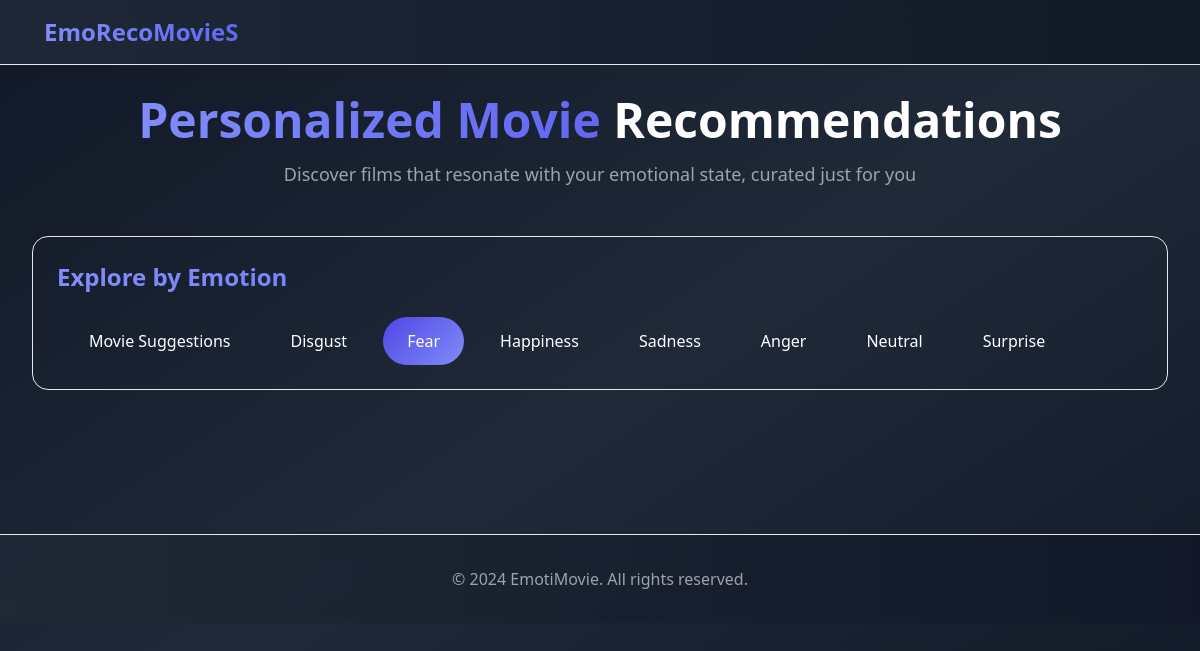
The app's page /movies/?emotion=fear, older data.
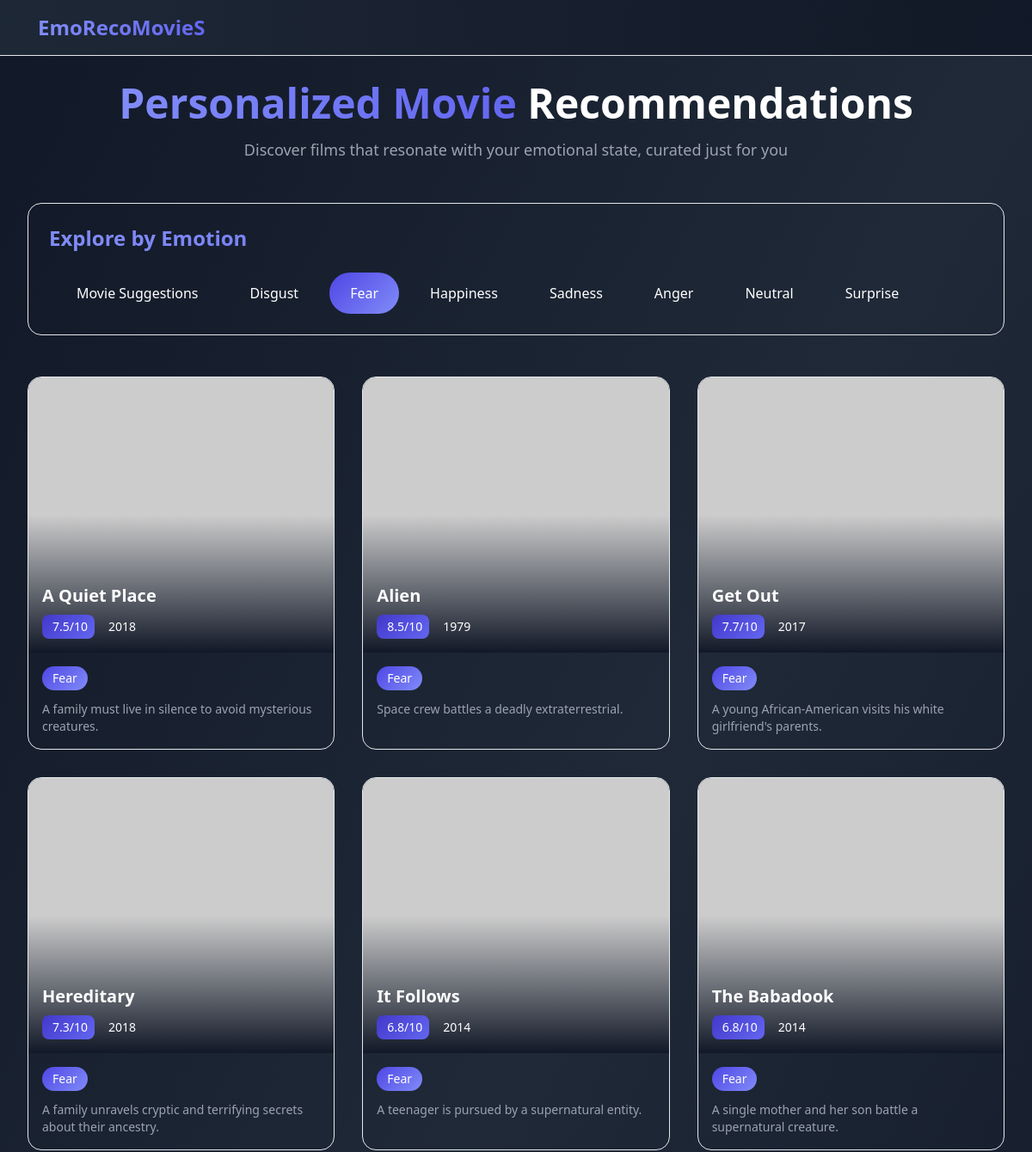
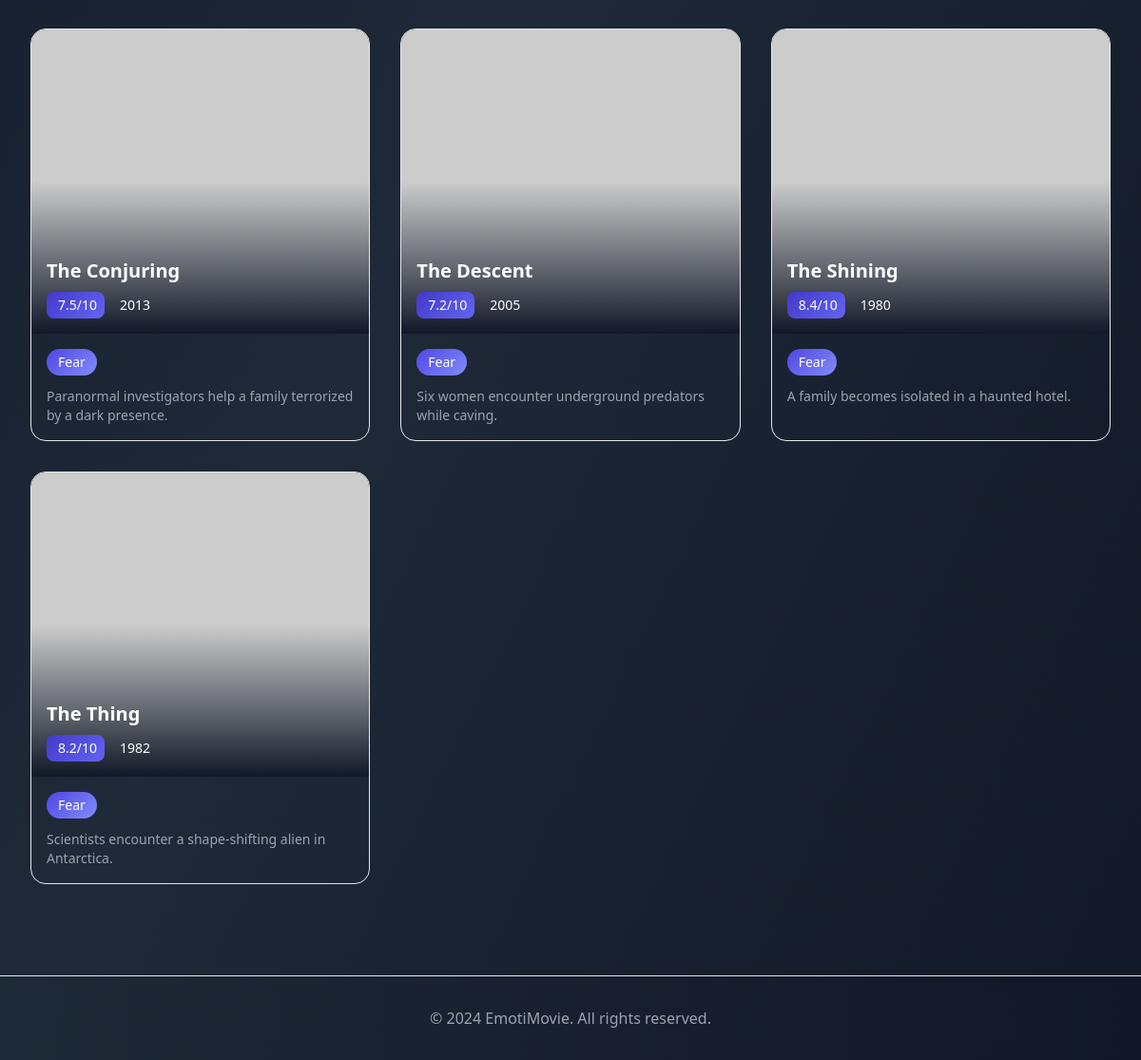
The same page, newer data (2 pictures, top to bottom).
### movies/models.py (models this page shows, shortened)
class Movie(models.Model):
    EMOTION_CHOICES = [
        ('disgust', 'Disgust'),
        ('fear', 'Fear'),
        ('happiness', 'Happiness'),
        ('sadness', 'Sadness'),
        ('anger', 'Anger'),
        ('neutral', 'Neutral'),
        ('surprise', 'Surprise')
    ]
    title = models.CharField(max_length=200)
    description = models.TextField()
    year = models.IntegerField(default=2023)
    emotion = models.CharField(max_length=20, choices=EMOTION_CHOICES, default='neutral')
    image_url = models.URLField(max_length=500, default='https://via.placeholder.com/300x450')
    rating = models.DecimalField(max_digits=3, decimal_places=1, default=7.0)
    class Meta:
        ordering = ['emotion', 'title']

### movies/views.py (the view)
# urls.py: path('', views.index, name='index'),
def index(request):
    emotions = [choice[0] for choice in Movie.EMOTION_CHOICES]
    emotion_data = request.GET.get('emotion_data')
    selected_emotion = request.GET.get('emotion')
    all_movies = Movie.objects.all()
    print(f"Total movies in database: {all_movies.count()}")
    if emotion_data:
        try:
            emotion_scores = json.loads(emotion_data)
            print(f"Received emotion scores: {emotion_scores}")
            MIN_PERCENTAGE = 0.05
            filtered_emotions = {
                emotion: score
                for emotion, score in emotion_scores.items()
                if score >= MIN_PERCENTAGE
            }
            if not filtered_emotions:
                max_emotion = max(emotion_scores.items(), key=lambda x: x[1])
                filtered_emotions = {max_emotion[0]: max_emotion[1]}
            total_score = sum(filtered_emotions.values())
            normalized_emotions = {
                emotion: score/total_score
                for emotion, score in filtered_emotions.items()
            }
            print(f"Filtered emotions (>=5%): {filtered_emotions}")
            print(f"Normalized emotions: {normalized_emotions}")
            sorted_emotions = sorted(normalized_emotions.items(), key=lambda x: x[1], reverse=True)
            print(f"Sorted emotions: {sorted_emotions}")
            total_movies = 10
            recommended_movies = []
            for emotion, score in sorted_emotions:
                num_movies = max(1, int(round(score * total_movies)))
                emotion_movies = list(Movie.objects.filter(emotion__iexact=emotion.lower()).order_by('?')[:num_movies])
                print(f"Found {len(emotion_movies)} movies for emotion {emotion} (score: {score:.1%})")
                recommended_movies.extend(emotion_movies)
            if len(recommended_movies) < total_movies and sorted_emotions:
                top_emotion = sorted_emotions[0][0]
                additional_movies = list(Movie.objects.filter(emotion__iexact=top_emotion.lower())
                                      .exclude(id__in=[m.id for m in recommended_movies])
                                      .order_by('?')[:total_movies - len(recommended_movies)])
                recommended_movies.extend(additional_movies)
            movies = recommended_movies
            print(f"Total recommended movies: {len(movies)}")
        except json.JSONDecodeError as e:
            print(f"Error decoding emotion data: {e}")
            movies = all_movies
    elif selected_emotion:
        movies = Movie.objects.filter(emotion__iexact=selected_emotion.lower())
        print(f"Found {movies.count()} movies for emotion {selected_emotion}")
    else:
        movies = all_movies
        print(f"Showing all {movies.count()} movies")
    context = {
        'movies': movies,
        'emotions': emotions,
        'selected_emotion': selected_emotion,
        'emotion_data': emotion_data  # Pass the original emotion data for display
    }
    return render(request, 'movies/index.html', context)

### movies/templates/movies/index.html (shortened to what this page needs)
{% load static %}
<!DOCTYPE html>
<html lang="en">
<head>
    <link href="https://cdn.jsdelivr.net/npm/tailwindcss@2.2.19/dist/tailwind.min.css" rel="stylesheet">
</head>
<body class="bg-gradient-to-br from-gray-900 via-gray-800 to-gray-900 text-white min-h-screen">
    <nav class="nav-gradient fixed w-full z-50 border-b border-gray-700/50">
        <div class="max-w-7xl mx-auto px-4 sm:px-6 lg:px-8">
            <div class="flex items-center justify-between h-16">
                <div class="flex items-center">
                    <a href="/" class="flex items-center space-x-3 group">
                        <span class="text-2xl font-bold gradient-text">EmoRecoMovieS</span>
                    </a>
                </div>
            </div>
        </div>
    </nav>
    <main class="max-w-7xl mx-auto px-4 sm:px-6 lg:px-8 pt-24 pb-12">
        <div class="text-center mb-12">
            <h1 class="text-4xl md:text-5xl font-bold mb-4">
                <span class="gradient-text">Personalized Movie</span> Recommendations
            </h1>
            <p class="text-gray-400 text-lg max-w-2xl mx-auto">
                Discover films that resonate with your emotional state, curated just for you
            </p>
        </div>
        <div class="mb-12 bg-gray-800/50 rounded-2xl p-6 backdrop-blur-sm border border-gray-700/50">
            <h2 class="text-2xl font-bold mb-6 gradient-text">Explore by Emotion</h2>
            <div class="flex flex-wrap gap-3">
                <a href="{% url 'movies:index' %}"
                   class="px-6 py-3 rounded-full {% if not selected_emotion %}emotion-pill{% else %}bg-gray-700/70{% endif %}
                          hover:bg-indigo-600 transition-all duration-300 font-medium flex items-center gap-2">
                    Movie Suggestions
                </a>
                {% for emotion in emotions %}
                <a href="?emotion={{ emotion }}"
                   class="px-6 py-3 rounded-full {% if selected_emotion == emotion %}emotion-pill{% else %}bg-gray-700/70{% endif %}
                          hover:bg-indigo-600 transition-all duration-300 font-medium">
                    {{ emotion|title }}
                </a>
                {% endfor %}
            </div>
        </div>
        <div class="movie-grid">
            {% for movie in movies %}
            <div class="movie-card bg-gray-800/50 rounded-2xl overflow-hidden backdrop-blur-sm border border-gray-700/50">
                <div class="relative">
                    <img src="{{ movie.image_url }}" alt="{{ movie.title }}"
                         class="w-full h-80 object-cover">
                    <div class="absolute inset-0 bg-gradient-to-t from-gray-900 via-transparent to-transparent"></div>
                    <div class="absolute bottom-4 left-4 right-4">
                        <h3 class="text-xl font-bold text-white truncate">{{ movie.title }}</h3>
                        <div class="flex items-center gap-2 mt-2">
                            <span class="rating-badge px-2 py-1 rounded-lg text-sm font-medium">
                                {{ movie.rating }}/10
                            </span>
                            <span class="bg-gray-700/70 px-2 py-1 rounded-lg text-sm">{{ movie.year }}</span>
                        </div>
                    </div>
                </div>
                <div class="p-4">
                    <div class="flex flex-wrap gap-2 mb-3">
                        <span class="emotion-pill px-3 py-1 rounded-full text-sm font-medium">
                            {{ movie.emotion|title }}
                        </span>
                    </div>
                    <p class="text-gray-400 text-sm line-clamp-3">{{ movie.description }}</p>
                </div>
            </div>
            {% endfor %}
        </div>
    </main>
    <footer class="nav-gradient border-t border-gray-700/50 mt-12">
        <div class="max-w-7xl mx-auto px-4 sm:px-6 lg:px-8 py-8">
            <div class="text-center text-gray-400">
                <p>&copy; {% now "Y" %} EmotiMovie. All rights reserved.</p>
            </div>
        </div>
    </footer>
</body>
</html>

Row changes from the older to the newer data that the page shows:
added Movie: title "A Quiet Place", rating "7.5", year "2018", emotion "Fear", description "A family must live in silence to avoid mysterious creatures."
added Movie: title "Alien", rating "8.5", year "1979", emotion "Fear", description "Space crew battles a deadly extraterrestrial."
added Movie: title "Get Out", rating "7.7", year "2017", emotion "Fear", description "A young African-American visits his white girlfriend's parents."
added Movie: title "Hereditary", rating "7.3", year "2018", emotion "Fear", description "A family unravels cryptic and terrifying secrets about their ancestry."
added Movie: title "It Follows", rating "6.8", year "2014", emotion "Fear", description "A teenager is pursued by a supernatural entity."
added Movie: title "The Babadook", rating "6.8", year "2014", emotion "Fear", description "A single mother and her son battle a supernatural creature."
added Movie: title "The Conjuring", rating "7.5", year "2013", emotion "Fear", description "Paranormal investigators help a family terrorized by a dark presence."
added Movie: title "The Descent", rating "7.2", year "2005", emotion "Fear", description "Six women encounter underground predators while caving."
added Movie: title "The Shining", rating "8.4", year "1980", emotion "Fear", description "A family becomes isolated in a haunted hotel."
added Movie: title "The Thing", rating "8.2", year "1982", emotion "Fear", description "Scientists encounter a shape-shifting alien in Antarctica."
